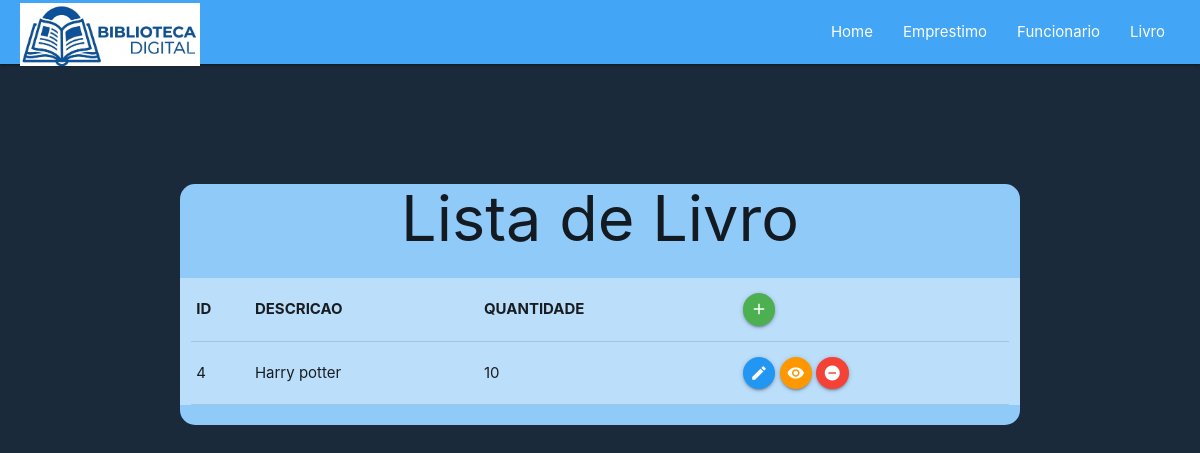
The app's page /VIEW/LIVRO/listarlivro.php, older data.
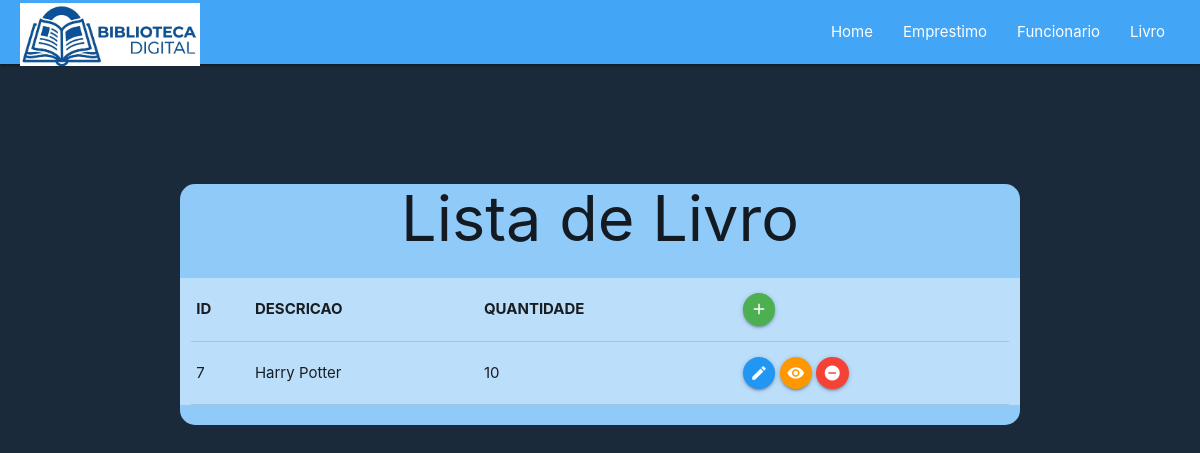
The same page, newer data.
### tables this page shows
CREATE TABLE `livro` (
  `id` int(11) NOT NULL,
  `descricao` varchar(70) NOT NULL,
  `quantidade` int(4) NOT NULL
);

### DAL/livro.php (called while the page is built, shortened)
<?php
    include_once $_SERVER['DOCUMENT_ROOT'] . "/Bibliotecaphp/DAL/conexao.php";
    include_once $_SERVER['DOCUMENT_ROOT'] . "/Bibliotecaphp/MODEL/livro.php";
    class Livro{
        public function Select(){
            $sql = "Select * from livro";
            $con = Conexao::conectar();
            $registro = $con->query($sql);
            foreach($registro as $linha){
                $livro = new \MODEL\Livro();
                $livro->setId($linha['id']);
                $livro->setDescricao($linha['descricao']);
                $livro->setQuantidade($linha['quantidade']);
                $listalivro[] = $livro;
            }
            return $listalivro;
        }
    }
?>

### DAL/conexao.php (called while the page is built, shortened)
<?php
    class Conexao{
        private static $dbNome = 'biblioteca';
        private static $dbHost = 'localhost';
        private static $dbUsuario = 'root';
        private static $dbSenha = '';
        private static $cont = null;
        public static function conectar(){
            if(self::$cont == null){
                try{
                    self::$cont = new PDO("mysql:host=" . self::$dbHost . ";dbname=" . self::$dbNome, self::$dbUsuario , self::$dbSenha);
                }
                catch(\PDOException $exception){
                    die($exception->getMessage());
                }
            }
            return self::$cont;
        }
        public static function desconectar(){
            self::$cont = null;
            return self::$cont;
        }
    }
?>

### MODEL/livro.php (called while the page is built, shortened)
<?php
    class Livro{
        private ?int $id;
        private ?string $descricao;
        private ?int $quantidade;
        public function getId(){
            return $this->id;
        }
        public function setId(int $id){
            $this->id = $id;
        }
        public function getDescricao(){
            return $this->descricao;
        }
        public function setDescricao(string $descricao){
            $this->descricao = $descricao;
        }
        public function getQuantidade(){
            return $this->quantidade;
        }
        public function setQuantidade(int $quantidade){
            $this->quantidade = $quantidade;
        }
    }
?>

### VIEW/LIVRO/listarlivro.php (the view, shortened to what this page needs)
<?php
    include_once $_SERVER['DOCUMENT_ROOT'] . "/Bibliotecaphp/menu.php";
    include_once $_SERVER['DOCUMENT_ROOT'] . "/Bibliotecaphp/DAL/livro.php";
    include_once $_SERVER['DOCUMENT_ROOT'] . "/Bibliotecaphp/MODEL/livro.php";
    $dalLivro = new DAL\Livro();
    $listalivro = $dalLivro->Select();
?>
<!DOCTYPE html>
<html lang="en">
<head>
    <link rel="stylesheet" href="https://cdnjs.cloudflare.com/ajax/libs/materialize/1.0.0/css/materialize.min.css">
</head>
<body style="background-color: #1a2a3a;">
    <div class="container row col s12 blue lighten-3" style="border-radius: 15px; margin-top: 10%">
        <div>
            <h1 class="center">Lista de Livro</h1>
        </div>
        <div class="row blue lighten-4 col s12">
            <table class="highlight">
                <tr>
                    <th>ID</th>
                    <th>DESCRICAO</th>
                    <th>QUANTIDADE</th>
                    <th><a class="btn-floating btn-small waves-effect waves-light green" href="inserirlivro.php"><i class="material-icons">add</i></a></th>
                </tr>
                <?php
                foreach($listalivro as $livro) { ?>
                <tr>
                    <td><?php echo $livro->getId(); ?></td>
                    <td><?php echo $livro->getDescricao(); ?></td>
                    <td><?php echo $livro->getQuantidade(); ?> </td>
                    <td><a class="btn-floating btn-small waves-effect waves-light blue" href="editarlivro.php?id=<?php echo $livro->getId(); ?>"><i class="material-icons">edit</i></a>
                    <a class="btn-floating btn-small waves-effect waves-light orange" href="detalhelivro.php?id=<?php echo $livro->getId(); ?>"><i class="material-icons">remove_red_eye</i></a>
                    <a class="btn-floating btn-small waves-effect waves-light red" onclick="JavaScript: remover(<?php echo $livro->getId(); ?>)"><i class="material-icons">remove_circle</i></a></td>
                </tr>
                <?php } ?>
            </table>
        </div>
    </div>
</body>
</html>

Row changes from the older to the newer data that the page shows:
removed livro: id "4", descricao "Harry potter", quantidade "10"
added livro: id "7", descricao "Harry Potter", quantidade "10"
